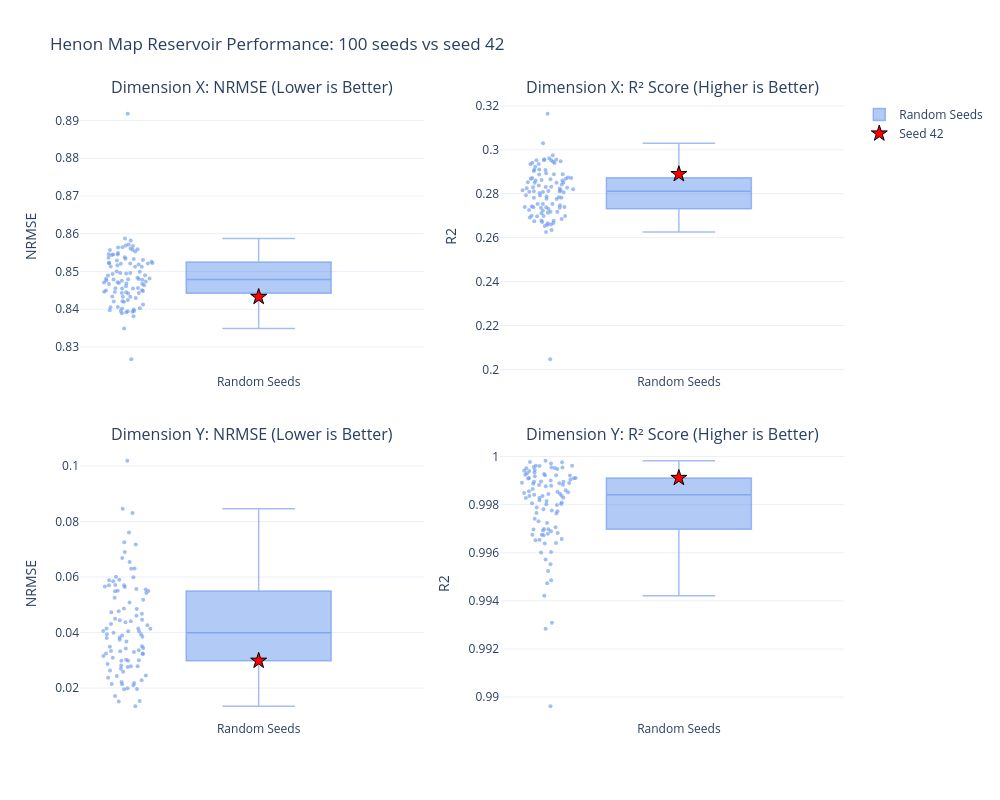

Source (notebook cell):
### Code cell
bg_results = [r for r in results if r[0] != 42]
seed_42_res = [r for r in results if r[0] == 42][0]

bg_nrmse_x = [r[1][0] for r in bg_results]
bg_nrmse_y = [r[1][1] for r in bg_results]
bg_r2_x = [r[2][0] for r in bg_results]
bg_r2_y = [r[2][1] for r in bg_results]

fig = make_subplots(
    rows=2,
    cols=2,
    subplot_titles=(
        "Dimension X: NRMSE (Lower is Better)",
        "Dimension X: R² Score (Higher is Better)",
        "Dimension Y: NRMSE (Lower is Better)",
        "Dimension Y: R² Score (Higher is Better)",
    ),
    vertical_spacing=0.12,
    horizontal_spacing=0.10,
)

plot_grid = [
    {
        "row": 1,
        "col": 1,
        "bg_data": bg_nrmse_x,
        "target_val": seed_42_res[1][0],
        "metric": "NRMSE",
    },
    {
        "row": 1,
        "col": 2,
        "bg_data": bg_r2_x,
        "target_val": seed_42_res[2][0],
        "metric": "R2",
    },
    {
        "row": 2,
        "col": 1,
        "bg_data": bg_nrmse_y,
        "target_val": seed_42_res[1][1],
        "metric": "NRMSE",
    },
    {
        "row": 2,
        "col": 2,
        "bg_data": bg_r2_y,
        "target_val": seed_42_res[2][1],
        "metric": "R2",
    },
]

colors = {"Background": "rgba(100, 149, 237, 0.6)", "Seed42": "red"}

for pane in plot_grid:
    row, col = pane["row"], pane["col"]
    show_legend = True if (row == 1 and col == 1) else False

    # Box
    fig.add_trace(
        go.Box(
            y=pane["bg_data"],
            name="Random Seeds",
            boxpoints="all",
            jitter=0.4,
            pointpos=-1.8,
            marker=dict(color=colors["Background"], size=4),
            line=dict(width=1.5),
            showlegend=show_legend,
        ),
        row=row,
        col=col,
    )

    # Seed 42
    fig.add_trace(
        go.Scatter(
            x=["Random Seeds"],
            y=[pane["target_val"]],
            mode="markers",
            marker=dict(
                color=colors["Seed42"],
                size=12,
                symbol="star",
                line=dict(width=1, color="black"),
            ),
            name="Seed 42",
            showlegend=show_legend,
        ),
        row=row,
        col=col,
    )

    fig.update_yaxes(title_text=pane["metric"], row=row, col=col)

fig.update_layout(
    title_text="Henon Map Reservoir Performance: 100 seeds vs seed 42",
    template="plotly_white",
    height=800,
    width=1000,
)

fig.show()

### Figure 1 — Plotly figure (JSON) as saved in the notebook; plotly's stock layout.template omitted (floating-point values rounded to 4 significant figures)
{"data": [{"boxpoints": "all", "jitter": 0.4, "line": {"width": 1.5}, "marker": {"color": "rgba(100, 149, 237, 0.6)", "size": 4}, "name": "Random Seeds", "pointpos": -1.8, "showlegend": true, "type": "box", "xaxis": "x", "y": [0.8496, 0.8521, 0.8537, 0.8381, 0.8443, 0.8479, 0.8513, 0.8557, 0.8561, 0.8395, 0.8545, 0.8567, 0.8516, 0.8522, 0.849, 0.8494, 0.8564, 0.8564, 0.8433, 0.845, 0.853, 0.8536, 0.85, 0.8413, 0.8389, 0.8521, 0.8478, 0.8463, 0.8523, 0.8442, 0.8455, 0.8544, 0.8445, 0.848, 0.8395, 0.843, 0.8559, 0.847, 0.8523, 0.8513, 0.8493, 0.8918, 0.8546, 0.8399, 0.8481, 0.8481, 0.8534, 0.8424, 0.845, 0.8421, 0.8421, 0.8393, 0.8392, 0.8476, 0.8472, 0.8467, 0.8405, 0.8499, 0.8521, 0.8445, 0.842, 0.8496, 0.8529, 0.8406, 0.8471, 0.848, 0.8402, 0.8456, 0.8582, 0.8446, 0.8443, 0.8558, 0.8467, 0.8571, 0.8513, 0.8395, 0.8489, 0.8349, 0.8461, 0.8402, 0.8549, 0.8455, 0.8434, 0.8553, 0.8519, 0.8473, 0.8448, 0.8545, 0.8268, 0.8483, 0.8398, 0.8533, 0.8468, 0.8476, 0.8456, 0.8569, 0.8433, 0.8588, 0.8526], "yaxis": "y"}, {"marker": {"color": "red", "line": {"color": "black", "width": 1}, "size": 12, "symbol": "star"}, "mode": "markers", "name": "Seed 42", "showlegend": true, "type": "scatter", "x": ["Random Seeds"], "xaxis": "x", "y": [0.8433], "yaxis": "y"}, {"boxpoints": "all", "jitter": 0.4, "line": {"width": 1.5}, "marker": {"color": "rgba(100, 149, 237, 0.6)", "size": 4}, "name": "Random Seeds", "pointpos": -1.8, "showlegend": false, "type": "box", "xaxis": "x2", "y": [0.2781, 0.274, 0.2711, 0.2975, 0.2871, 0.2811, 0.2753, 0.2678, 0.2671, 0.2953, 0.2699, 0.266, 0.2747, 0.2738, 0.2792, 0.2784, 0.2666, 0.2666, 0.2888, 0.286, 0.2723, 0.2713, 0.2776, 0.2923, 0.2962, 0.2739, 0.2813, 0.2837, 0.2737, 0.2873, 0.2852, 0.27, 0.2868, 0.2809, 0.2952, 0.2894, 0.2675, 0.2827, 0.2736, 0.2754, 0.2787, 0.2047, 0.2697, 0.2945, 0.2807, 0.2808, 0.2718, 0.2903, 0.286, 0.2908, 0.2909, 0.2956, 0.2957, 0.2816, 0.2823, 0.2831, 0.2935, 0.2777, 0.2739, 0.2869, 0.291, 0.2782, 0.2726, 0.2934, 0.2825, 0.281, 0.2941, 0.285, 0.2635, 0.2866, 0.2871, 0.2677, 0.2831, 0.2653, 0.2754, 0.2952, 0.2793, 0.303, 0.2842, 0.294, 0.2692, 0.2851, 0.2887, 0.2685, 0.2743, 0.282, 0.2862, 0.2698, 0.3165, 0.2803, 0.2948, 0.2718, 0.283, 0.2815, 0.285, 0.2657, 0.2888, 0.2625, 0.2731], "yaxis": "y2"}, {"marker": {"color": "red", "line": {"color": "black", "width": 1}, "size": 12, "symbol": "star"}, "mode": "markers", "name": "Seed 42", "showlegend": false, "type": "scatter", "x": ["Random Seeds"], "xaxis": "x2", "y": [0.2889], "yaxis": "y2"}, {"boxpoints": "all", "jitter": 0.4, "line": {"width": 1.5}, "marker": {"color": "rgba(100, 149, 237, 0.6)", "size": 4}, "name": "Random Seeds", "pointpos": -1.8, "showlegend": false, "type": "box", "xaxis": "x3", "y": [0.04403, 0.03941, 0.04443, 0.01338, 0.03242, 0.03245, 0.04604, 0.05716, 0.05702, 0.02432, 0.06009, 0.08312, 0.04871, 0.04264, 0.07258, 0.04492, 0.06542, 0.07609, 0.02096, 0.02983, 0.08464, 0.05486, 0.05899, 0.02373, 0.03017, 0.04768, 0.04055, 0.03223, 0.04734, 0.03508, 0.02584, 0.05662, 0.02783, 0.03154, 0.02866, 0.02132, 0.05255, 0.04457, 0.04847, 0.05886, 0.04148, 0.1019, 0.06299, 0.03438, 0.03092, 0.04135, 0.06312, 0.03321, 0.03825, 0.01713, 0.0214, 0.038, 0.02756, 0.03738, 0.04303, 0.03488, 0.02697, 0.04049, 0.03991, 0.01511, 0.0333, 0.03847, 0.05853, 0.02278, 0.03427, 0.07174, 0.02181, 0.02217, 0.06901, 0.05503, 0.03004, 0.05573, 0.03361, 0.05425, 0.05084, 0.0263, 0.03897, 0.02811, 0.03677, 0.02982, 0.05496, 0.02447, 0.02786, 0.03939, 0.04681, 0.05186, 0.01968, 0.05549, 0.01535, 0.04369, 0.01993, 0.05701, 0.03296, 0.04042, 0.05641, 0.06692, 0.01958, 0.05995, 0.04145], "yaxis": "y3"}, {"marker": {"color": "red", "line": {"color": "black", "width": 1}, "size": 12, "symbol": "star"}, "mode": "markers", "name": "Seed 42", "showlegend": false, "type": "scatter", "x": ["Random Seeds"], "xaxis": "x3", "y": [0.02982], "yaxis": "y3"}, {"boxpoints": "all", "jitter": 0.4, "line": {"width": 1.5}, "marker": {"color": "rgba(100, 149, 237, 0.6)", "size": 4}, "name": "Random Seeds", "pointpos": -1.8, "showlegend": false, "type": "box", "xaxis": "x4", "y": [0.9981, 0.9984, 0.998, 0.9998, 0.9989, 0.9989, 0.9979, 0.9967, 0.9967, 0.9994, 0.9964, 0.9931, 0.9976, 0.9982, 0.9947, 0.998, 0.9957, 0.9942, 0.9996, 0.9991, 0.9928, 0.997, 0.9965, 0.9994, 0.9991, 0.9977, 0.9984, 0.999, 0.9978, 0.9988, 0.9993, 0.9968, 0.9992, 0.999, 0.9992, 0.9995, 0.9972, 0.998, 0.9977, 0.9965, 0.9983, 0.9896, 0.996, 0.9988, 0.999, 0.9983, 0.996, 0.9989, 0.9985, 0.9997, 0.9995, 0.9986, 0.9992, 0.9986, 0.9981, 0.9988, 0.9993, 0.9984, 0.9984, 0.9998, 0.9989, 0.9985, 0.9966, 0.9995, 0.9988, 0.9949, 0.9995, 0.9995, 0.9952, 0.997, 0.9991, 0.9969, 0.9989, 0.9971, 0.9974, 0.9993, 0.9985, 0.9992, 0.9986, 0.9991, 0.997, 0.9994, 0.9992, 0.9984, 0.9978, 0.9973, 0.9996, 0.9969, 0.9998, 0.9981, 0.9996, 0.9967, 0.9989, 0.9984, 0.9968, 0.9955, 0.9996, 0.9964, 0.9983], "yaxis": "y4"}, {"marker": {"color": "red", "line": {"color": "black", "width": 1}, "size": 12, "symbol": "star"}, "mode": "markers", "name": "Seed 42", "showlegend": false, "type": "scatter", "x": ["Random Seeds"], "xaxis": "x4", "y": [0.9991], "yaxis": "y4"}], "layout": {"annotations": [{"font": {"size": 16}, "showarrow": false, "text": "Dimension X: NRMSE (Lower is Better)", "x": 0.225, "xanchor": "center", "xref": "paper", "y": 1, "yanchor": "bottom", "yref": "paper"}, {"font": {"size": 16}, "showarrow": false, "text": "Dimension X: R² Score (Higher is Better)", "x": 0.775, "xanchor": "center", "xref": "paper", "y": 1, "yanchor": "bottom", "yref": "paper"}, {"font": {"size": 16}, "showarrow": false, "text": "Dimension Y: NRMSE (Lower is Better)", "x": 0.225, "xanchor": "center", "xref": "paper", "y": 0.44, "yanchor": "bottom", "yref": "paper"}, {"font": {"size": 16}, "showarrow": false, "text": "Dimension Y: R² Score (Higher is Better)", "x": 0.775, "xanchor": "center", "xref": "paper", "y": 0.44, "yanchor": "bottom", "yref": "paper"}], "height": 800, "title": {"text": "Henon Map Reservoir Performance: 100 seeds vs seed 42"}, "width": 1000, "xaxis": {"anchor": "y", "domain": [0, 0.45]}, "xaxis2": {"anchor": "y2", "domain": [0.55, 1]}, "xaxis3": {"anchor": "y3", "domain": [0, 0.45]}, "xaxis4": {"anchor": "y4", "domain": [0.55, 1]}, "yaxis": {"anchor": "x", "domain": [0.56, 1], "title": {"text": "NRMSE"}}, "yaxis2": {"anchor": "x2", "domain": [0.56, 1], "title": {"text": "R2"}}, "yaxis3": {"anchor": "x3", "domain": [0, 0.44], "title": {"text": "NRMSE"}}, "yaxis4": {"anchor": "x4", "domain": [0, 0.44], "title": {"text": "R2"}}}}
